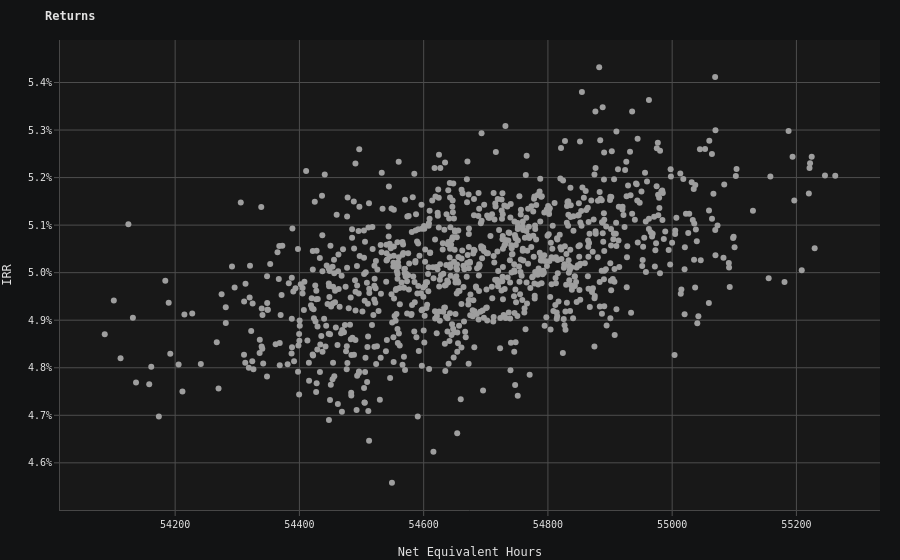

The code cell stored with this chart in its notebook:
### Markdown cell above
## Results — the return distribution

The scenario DataFrame now holds 1,000 rows, one per simulated future. Two views follow:

- **IRR vs. total equivalent hours** — a scatter showing how each path's lifetime resource maps to its return, the probabilistic analogue of notebook `01`'s deterministic sensitivity curve.
- **IRR histogram** — the headline output: the full **probability distribution of equity IRR**. Its centre is the expected return, while its left tail quantifies **downside risk** (e.g. the probability the project underperforms a hurdle rate). This is what the whole pipeline — real data (`02`) → stochastic model (`03a`) → Monte Carlo (`03b`) — was built to produce.

### Code cell
fig = go.Figure()

fig.add_trace(go.Scatter(
    x= df[('input', 'net_equivalent_hours')].apply(np.sum),
    y= df[('output', 'irr')],
    mode="markers"
    
))

fig.update_layout(
    title="Returns",
    xaxis=dict(
        title="Net Equivalent Hours",
        tickformat=".0f"
    ),
    yaxis=dict(
        title="IRR",
        tickformat=".1%"
    )
)

fig.show()

### Figure 1 — Plotly figure (JSON) as saved in the notebook; plotly's stock layout.template omitted (floating-point values rounded to 4 significant figures; data arrays with more than 128 entries replaced by an {"elided": "..."} marker saying what was removed)
{"data": [{"mode": "markers", "type": "scatter", "x": {"elided": "1000 float values"}, "y": {"elided": "1000 float values"}}], "layout": {"title": {"text": "Returns"}, "xaxis": {"tickformat": ".0f", "title": {"text": "Net Equivalent Hours"}}, "yaxis": {"tickformat": ".1%", "title": {"text": "IRR"}}}}
